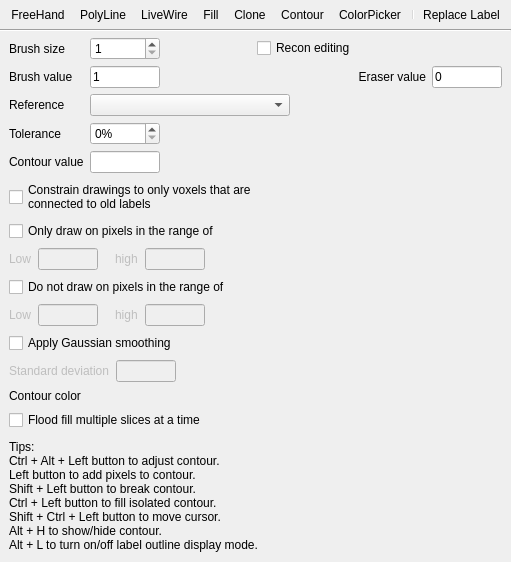
<?xml version="1.0" encoding="UTF-8"?>
<ui version="4.0">
 <class>ToolWindowEdit</class>
 <widget class="QWidget" name="ToolWindowEdit">
  <property name="geometry">
   <rect>
    <x>0</x>
    <y>0</y>
    <width>326</width>
    <height>629</height>
   </rect>
  </property>
  <property name="sizePolicy">
   <sizepolicy hsizetype="Preferred" vsizetype="Preferred">
    <horstretch>0</horstretch>
    <verstretch>0</verstretch>
   </sizepolicy>
  </property>
  <property name="windowTitle">
   <string>Voxel Edit</string>
  </property>
  <layout class="QVBoxLayout" name="verticalLayoutMain">
   <property name="spacing">
    <number>0</number>
   </property>
   <property name="sizeConstraint">
    <enum>QLayout::SetFixedSize</enum>
   </property>
   <property name="margin">
    <number>0</number>
   </property>
   <item>
    <widget class="QToolBar" name="toolBar">
     <property name="iconSize">
      <size>
       <width>24</width>
       <height>24</height>
      </size>
     </property>
     <addaction name="actionFreeHand"/>
     <addaction name="actionPolyLine"/>
     <addaction name="actionLiveWire"/>
     <addaction name="actionFill"/>
     <addaction name="actionClone"/>
     <addaction name="actionContour"/>
     <addaction name="actionColorPicker"/>
     <addaction name="separator"/>
     <addaction name="actionReplaceLabel"/>
    </widget>
   </item>
   <item>
    <widget class="Line" name="line">
     <property name="orientation">
      <enum>Qt::Horizontal</enum>
     </property>
    </widget>
   </item>
   <item>
    <layout class="QVBoxLayout" name="verticalLayout">
     <property name="spacing">
      <number>7</number>
     </property>
     <property name="sizeConstraint">
      <enum>QLayout::SetFixedSize</enum>
     </property>
     <property name="leftMargin">
      <number>9</number>
     </property>
     <property name="topMargin">
      <number>5</number>
     </property>
     <property name="rightMargin">
      <number>9</number>
     </property>
     <property name="bottomMargin">
      <number>5</number>
     </property>
     <item>
      <layout class="QGridLayout" name="gridLayout">
       <property name="spacing">
        <number>6</number>
       </property>
       <item row="0" column="0">
        <widget class="QLabel" name="labelBrushSize">
         <property name="text">
          <string>Brush size</string>
         </property>
        </widget>
       </item>
       <item row="0" column="1">
        <widget class="QSpinBox" name="spinBoxBrushSize">
         <property name="minimum">
          <number>1</number>
         </property>
         <property name="maximum">
          <number>512</number>
         </property>
        </widget>
       </item>
       <item row="2" column="0">
        <widget class="QLabel" name="labelReference">
         <property name="text">
          <string>Reference</string>
         </property>
        </widget>
       </item>
       <item row="2" column="1" colspan="5">
        <widget class="QComboBox" name="comboBoxReference">
         <property name="sizePolicy">
          <sizepolicy hsizetype="Preferred" vsizetype="Fixed">
           <horstretch>1</horstretch>
           <verstretch>0</verstretch>
          </sizepolicy>
         </property>
         <property name="maximumSize">
          <size>
           <width>200</width>
           <height>16777215</height>
          </size>
         </property>
        </widget>
       </item>
       <item row="3" column="0">
        <widget class="QLabel" name="labelTolerance">
         <property name="text">
          <string>Tolerance</string>
         </property>
        </widget>
       </item>
       <item row="4" column="1">
        <widget class="QLineEdit" name="lineEditContourValue">
         <property name="minimumSize">
          <size>
           <width>65</width>
           <height>0</height>
          </size>
         </property>
         <property name="maximumSize">
          <size>
           <width>70</width>
           <height>16777215</height>
          </size>
         </property>
         <property name="baseSize">
          <size>
           <width>0</width>
           <height>0</height>
          </size>
         </property>
        </widget>
       </item>
       <item row="4" column="0">
        <widget class="QLabel" name="labelContourValue">
         <property name="text">
          <string>Contour value</string>
         </property>
        </widget>
       </item>
       <item row="3" column="1">
        <widget class="QSpinBox" name="spinBoxTolerance">
         <property name="suffix">
          <string>%</string>
         </property>
        </widget>
       </item>
       <item row="3" column="2" colspan="4">
        <spacer name="horizontalSpacer_2">
         <property name="orientation">
          <enum>Qt::Horizontal</enum>
         </property>
         <property name="sizeHint" stdset="0">
          <size>
           <width>0</width>
           <height>0</height>
          </size>
         </property>
        </spacer>
       </item>
       <item row="4" column="2" colspan="4">
        <spacer name="horizontalSpacer_3">
         <property name="orientation">
          <enum>Qt::Horizontal</enum>
         </property>
         <property name="sizeHint" stdset="0">
          <size>
           <width>0</width>
           <height>0</height>
          </size>
         </property>
        </spacer>
       </item>
       <item row="0" column="3" colspan="3">
        <widget class="QCheckBox" name="checkBoxReconEditing">
         <property name="text">
          <string>Recon editing</string>
         </property>
        </widget>
       </item>
       <item row="1" column="0">
        <widget class="QLabel" name="labelBrushValue">
         <property name="text">
          <string>Brush value</string>
         </property>
        </widget>
       </item>
       <item row="1" column="2" colspan="3">
        <widget class="QLabel" name="labelEraseValue">
         <property name="text">
          <string>Eraser value</string>
         </property>
         <property name="alignment">
          <set>Qt::AlignRight|Qt::AlignTrailing|Qt::AlignVCenter</set>
         </property>
        </widget>
       </item>
       <item row="1" column="1">
        <widget class="QLineEdit" name="lineEditBrushValue">
         <property name="minimumSize">
          <size>
           <width>0</width>
           <height>0</height>
          </size>
         </property>
         <property name="maximumSize">
          <size>
           <width>70</width>
           <height>16777215</height>
          </size>
         </property>
         <property name="baseSize">
          <size>
           <width>0</width>
           <height>0</height>
          </size>
         </property>
         <property name="text">
          <string>1</string>
         </property>
        </widget>
       </item>
       <item row="1" column="5">
        <widget class="QLineEdit" name="lineEditEraseValue">
         <property name="minimumSize">
          <size>
           <width>65</width>
           <height>0</height>
          </size>
         </property>
         <property name="maximumSize">
          <size>
           <width>70</width>
           <height>16777215</height>
          </size>
         </property>
         <property name="baseSize">
          <size>
           <width>0</width>
           <height>0</height>
          </size>
         </property>
         <property name="text">
          <string>0</string>
         </property>
        </widget>
       </item>
       <item row="0" column="2">
        <spacer name="horizontalSpacer">
         <property name="orientation">
          <enum>Qt::Horizontal</enum>
         </property>
         <property name="sizeHint" stdset="0">
          <size>
           <width>1</width>
           <height>1</height>
          </size>
         </property>
        </spacer>
       </item>
      </layout>
     </item>
     <item>
      <widget class="QCheckBox" name="checkBoxConstrain">
       <property name="text">
        <string>Constrain drawings to only voxels that are 
connected to old labels</string>
       </property>
      </widget>
     </item>
     <item>
      <widget class="QCheckBox" name="checkBoxDrawRange">
       <property name="text">
        <string>Only draw on pixels in the range of</string>
       </property>
      </widget>
     </item>
     <item>
      <layout class="QHBoxLayout" name="horizontalLayout">
       <item>
        <widget class="QLabel" name="labelDrawRangeLow">
         <property name="enabled">
          <bool>false</bool>
         </property>
         <property name="text">
          <string>Low</string>
         </property>
        </widget>
       </item>
       <item>
        <widget class="QLineEdit" name="lineEditDrawRangeLow">
         <property name="enabled">
          <bool>false</bool>
         </property>
         <property name="maximumSize">
          <size>
           <width>60</width>
           <height>16777215</height>
          </size>
         </property>
        </widget>
       </item>
       <item>
        <spacer name="horizontalSpacer_8">
         <property name="orientation">
          <enum>Qt::Horizontal</enum>
         </property>
         <property name="sizeType">
          <enum>QSizePolicy::Fixed</enum>
         </property>
         <property name="sizeHint" stdset="0">
          <size>
           <width>10</width>
           <height>0</height>
          </size>
         </property>
        </spacer>
       </item>
       <item>
        <widget class="QLabel" name="labelDrawRangeHigh">
         <property name="enabled">
          <bool>false</bool>
         </property>
         <property name="text">
          <string>high</string>
         </property>
        </widget>
       </item>
       <item>
        <widget class="QLineEdit" name="lineEditDrawRangeHigh">
         <property name="enabled">
          <bool>false</bool>
         </property>
         <property name="maximumSize">
          <size>
           <width>60</width>
           <height>16777215</height>
          </size>
         </property>
        </widget>
       </item>
       <item>
        <spacer name="horizontalSpacer_5">
         <property name="orientation">
          <enum>Qt::Horizontal</enum>
         </property>
         <property name="sizeHint" stdset="0">
          <size>
           <width>0</width>
           <height>0</height>
          </size>
         </property>
        </spacer>
       </item>
      </layout>
     </item>
     <item>
      <widget class="QCheckBox" name="checkBoxExcludeRange">
       <property name="text">
        <string>Do not draw on pixels in the range of</string>
       </property>
      </widget>
     </item>
     <item>
      <layout class="QHBoxLayout" name="horizontalLayout_2">
       <item>
        <widget class="QLabel" name="labelExcludeRangeLow">
         <property name="enabled">
          <bool>false</bool>
         </property>
         <property name="text">
          <string>Low</string>
         </property>
        </widget>
       </item>
       <item>
        <widget class="QLineEdit" name="lineEditExcludeRangeLow">
         <property name="enabled">
          <bool>false</bool>
         </property>
         <property name="maximumSize">
          <size>
           <width>60</width>
           <height>16777215</height>
          </size>
         </property>
        </widget>
       </item>
       <item>
        <spacer name="horizontalSpacer_9">
         <property name="orientation">
          <enum>Qt::Horizontal</enum>
         </property>
         <property name="sizeType">
          <enum>QSizePolicy::Fixed</enum>
         </property>
         <property name="sizeHint" stdset="0">
          <size>
           <width>10</width>
           <height>0</height>
          </size>
         </property>
        </spacer>
       </item>
       <item>
        <widget class="QLabel" name="labelExcludeRangeHigh">
         <property name="enabled">
          <bool>false</bool>
         </property>
         <property name="text">
          <string>high</string>
         </property>
        </widget>
       </item>
       <item>
        <widget class="QLineEdit" name="lineEditExcludeRangeHigh">
         <property name="enabled">
          <bool>false</bool>
         </property>
         <property name="maximumSize">
          <size>
           <width>60</width>
           <height>16777215</height>
          </size>
         </property>
        </widget>
       </item>
       <item>
        <spacer name="horizontalSpacer_6">
         <property name="orientation">
          <enum>Qt::Horizontal</enum>
         </property>
         <property name="sizeHint" stdset="0">
          <size>
           <width>0</width>
           <height>0</height>
          </size>
         </property>
        </spacer>
       </item>
      </layout>
     </item>
     <item>
      <widget class="QCheckBox" name="checkBoxSmooth">
       <property name="text">
        <string>Apply Gaussian smoothing</string>
       </property>
      </widget>
     </item>
     <item>
      <layout class="QHBoxLayout" name="horizontalLayout_3">
       <item>
        <widget class="QLabel" name="labelSD">
         <property name="enabled">
          <bool>false</bool>
         </property>
         <property name="text">
          <string>Standard deviation</string>
         </property>
        </widget>
       </item>
       <item>
        <widget class="QLineEdit" name="lineEditSD">
         <property name="enabled">
          <bool>false</bool>
         </property>
         <property name="maximumSize">
          <size>
           <width>60</width>
           <height>16777215</height>
          </size>
         </property>
        </widget>
       </item>
       <item>
        <spacer name="horizontalSpacer_7">
         <property name="orientation">
          <enum>Qt::Horizontal</enum>
         </property>
         <property name="sizeHint" stdset="0">
          <size>
           <width>0</width>
           <height>0</height>
          </size>
         </property>
        </spacer>
       </item>
      </layout>
     </item>
     <item>
      <layout class="QHBoxLayout" name="horizontalLayout_4">
       <item>
        <widget class="QLabel" name="labelContourColor">
         <property name="text">
          <string>Contour color</string>
         </property>
        </widget>
       </item>
       <item>
        <widget class="QtColorPicker" name="colorPickerContour" native="true">
         <property name="minimumSize">
          <size>
           <width>60</width>
           <height>0</height>
          </size>
         </property>
        </widget>
       </item>
       <item>
        <spacer name="horizontalSpacer_4">
         <property name="orientation">
          <enum>Qt::Horizontal</enum>
         </property>
         <property name="sizeHint" stdset="0">
          <size>
           <width>0</width>
           <height>0</height>
          </size>
         </property>
        </spacer>
       </item>
      </layout>
     </item>
     <item>
      <widget class="QCheckBox" name="checkBoxFill3D">
       <property name="text">
        <string>Flood fill multiple slices at a time</string>
       </property>
      </widget>
     </item>
     <item>
      <spacer name="verticalSpacer_2">
       <property name="orientation">
        <enum>Qt::Vertical</enum>
       </property>
       <property name="sizeType">
        <enum>QSizePolicy::Fixed</enum>
       </property>
       <property name="sizeHint" stdset="0">
        <size>
         <width>5</width>
         <height>3</height>
        </size>
       </property>
      </spacer>
     </item>
     <item>
      <widget class="QLabel" name="labelTips">
       <property name="text">
        <string>Tips:
Ctrl + Alt + Left button to adjust contour.
Left button to add pixels to contour.
Shift + Left button to break contour.
Ctrl + Left button to fill isolated contour.
Shift + Ctrl + Left button to move cursor.
Alt + H to show/hide contour.
Alt + L to turn on/off label outline display mode.</string>
       </property>
      </widget>
     </item>
     <item>
      <spacer name="verticalSpacer">
       <property name="orientation">
        <enum>Qt::Vertical</enum>
       </property>
       <property name="sizeHint" stdset="0">
        <size>
         <width>0</width>
         <height>5</height>
        </size>
       </property>
      </spacer>
     </item>
    </layout>
   </item>
  </layout>
  <action name="actionFreeHand">
   <property name="checkable">
    <bool>true</bool>
   </property>
   <property name="icon">
    <iconset resource="freeview.qrc">
     <normaloff>:/resource/icons/voxel_draw_freehand.png</normaloff>:/resource/icons/voxel_draw_freehand.png</iconset>
   </property>
   <property name="text">
    <string>FreeHand</string>
   </property>
   <property name="toolTip">
    <string>Freehand</string>
   </property>
  </action>
  <action name="actionPolyLine">
   <property name="checkable">
    <bool>true</bool>
   </property>
   <property name="icon">
    <iconset resource="freeview.qrc">
     <normaloff>:/resource/icons/voxel_draw_polyline.png</normaloff>:/resource/icons/voxel_draw_polyline.png</iconset>
   </property>
   <property name="text">
    <string>PolyLine</string>
   </property>
   <property name="toolTip">
    <string>Polyline</string>
   </property>
  </action>
  <action name="actionLiveWire">
   <property name="checkable">
    <bool>true</bool>
   </property>
   <property name="icon">
    <iconset resource="freeview.qrc">
     <normaloff>:/resource/icons/voxel_draw_livewire.png</normaloff>:/resource/icons/voxel_draw_livewire.png</iconset>
   </property>
   <property name="text">
    <string>LiveWire</string>
   </property>
   <property name="toolTip">
    <string>Live wire</string>
   </property>
  </action>
  <action name="actionFill">
   <property name="checkable">
    <bool>true</bool>
   </property>
   <property name="icon">
    <iconset resource="freeview.qrc">
     <normaloff>:/resource/icons/voxel_draw_fill.png</normaloff>:/resource/icons/voxel_draw_fill.png</iconset>
   </property>
   <property name="text">
    <string>Fill</string>
   </property>
   <property name="toolTip">
    <string>Flood Fill</string>
   </property>
  </action>
  <action name="actionContour">
   <property name="checkable">
    <bool>true</bool>
   </property>
   <property name="icon">
    <iconset resource="freeview.qrc">
     <normaloff>:/resource/icons/voxel_draw_contour.png</normaloff>:/resource/icons/voxel_draw_contour.png</iconset>
   </property>
   <property name="text">
    <string>Contour</string>
   </property>
   <property name="toolTip">
    <string>Contour</string>
   </property>
  </action>
  <action name="actionColorPicker">
   <property name="checkable">
    <bool>true</bool>
   </property>
   <property name="icon">
    <iconset resource="freeview.qrc">
     <normaloff>:/resource/icons/voxel_draw_colorpicker.png</normaloff>:/resource/icons/voxel_draw_colorpicker.png</iconset>
   </property>
   <property name="text">
    <string>ColorPicker</string>
   </property>
   <property name="toolTip">
    <string>Color picker</string>
   </property>
  </action>
  <action name="actionReplaceLabel">
   <property name="icon">
    <iconset resource="freeview.qrc">
     <normaloff>:/resource/icons/voxel_draw_replace_color.png</normaloff>:/resource/icons/voxel_draw_replace_color.png</iconset>
   </property>
   <property name="text">
    <string>Replace Label</string>
   </property>
   <property name="toolTip">
    <string>Replace Label</string>
   </property>
  </action>
  <action name="actionClone">
   <property name="checkable">
    <bool>true</bool>
   </property>
   <property name="icon">
    <iconset resource="freeview.qrc">
     <normaloff>:/resource/icons/voxel_draw_clone.png</normaloff>:/resource/icons/voxel_draw_clone.png</iconset>
   </property>
   <property name="text">
    <string>Clone</string>
   </property>
   <property name="toolTip">
    <string>Clone Voxel</string>
   </property>
  </action>
 </widget>
 <customwidgets>
  <customwidget>
   <class>QtColorPicker</class>
   <extends>QWidget</extends>
   <header>qtcolorpicker.h</header>
   <container>1</container>
   <slots>
    <signal>colorChanged(QColor)</signal>
    <signal>currentColorChanged(QColor)</signal>
   </slots>
  </customwidget>
 </customwidgets>
 <resources>
  <include location="freeview.qrc"/>
 </resources>
 <connections>
  <connection>
   <sender>checkBoxDrawRange</sender>
   <signal>toggled(bool)</signal>
   <receiver>labelDrawRangeLow</receiver>
   <slot>setEnabled(bool)</slot>
   <hints>
    <hint type="sourcelabel">
     <x>108</x>
     <y>252</y>
    </hint>
    <hint type="destinationlabel">
     <x>27</x>
     <y>284</y>
    </hint>
   </hints>
  </connection>
  <connection>
   <sender>checkBoxDrawRange</sender>
   <signal>toggled(bool)</signal>
   <receiver>lineEditDrawRangeHigh</receiver>
   <slot>setEnabled(bool)</slot>
   <hints>
    <hint type="sourcelabel">
     <x>288</x>
     <y>252</y>
    </hint>
    <hint type="destinationlabel">
     <x>202</x>
     <y>284</y>
    </hint>
   </hints>
  </connection>
  <connection>
   <sender>checkBoxDrawRange</sender>
   <signal>toggled(bool)</signal>
   <receiver>lineEditDrawRangeLow</receiver>
   <slot>setEnabled(bool)</slot>
   <hints>
    <hint type="sourcelabel">
     <x>164</x>
     <y>252</y>
    </hint>
    <hint type="destinationlabel">
     <x>93</x>
     <y>284</y>
    </hint>
   </hints>
  </connection>
  <connection>
   <sender>checkBoxDrawRange</sender>
   <signal>toggled(bool)</signal>
   <receiver>labelDrawRangeHigh</receiver>
   <slot>setEnabled(bool)</slot>
   <hints>
    <hint type="sourcelabel">
     <x>222</x>
     <y>252</y>
    </hint>
    <hint type="destinationlabel">
     <x>136</x>
     <y>284</y>
    </hint>
   </hints>
  </connection>
  <connection>
   <sender>checkBoxExcludeRange</sender>
   <signal>toggled(bool)</signal>
   <receiver>lineEditExcludeRangeLow</receiver>
   <slot>setEnabled(bool)</slot>
   <hints>
    <hint type="sourcelabel">
     <x>141</x>
     <y>310</y>
    </hint>
    <hint type="destinationlabel">
     <x>93</x>
     <y>342</y>
    </hint>
   </hints>
  </connection>
  <connection>
   <sender>checkBoxExcludeRange</sender>
   <signal>toggled(bool)</signal>
   <receiver>labelExcludeRangeLow</receiver>
   <slot>setEnabled(bool)</slot>
   <hints>
    <hint type="sourcelabel">
     <x>58</x>
     <y>310</y>
    </hint>
    <hint type="destinationlabel">
     <x>27</x>
     <y>342</y>
    </hint>
   </hints>
  </connection>
  <connection>
   <sender>checkBoxExcludeRange</sender>
   <signal>toggled(bool)</signal>
   <receiver>labelExcludeRangeHigh</receiver>
   <slot>setEnabled(bool)</slot>
   <hints>
    <hint type="sourcelabel">
     <x>184</x>
     <y>310</y>
    </hint>
    <hint type="destinationlabel">
     <x>136</x>
     <y>342</y>
    </hint>
   </hints>
  </connection>
  <connection>
   <sender>checkBoxSmooth</sender>
   <signal>toggled(bool)</signal>
   <receiver>labelSD</receiver>
   <slot>setEnabled(bool)</slot>
   <hints>
    <hint type="sourcelabel">
     <x>149</x>
     <y>368</y>
    </hint>
    <hint type="destinationlabel">
     <x>96</x>
     <y>400</y>
    </hint>
   </hints>
  </connection>
  <connection>
   <sender>checkBoxExcludeRange</sender>
   <signal>toggled(bool)</signal>
   <receiver>lineEditExcludeRangeHigh</receiver>
   <slot>setEnabled(bool)</slot>
   <hints>
    <hint type="sourcelabel">
     <x>275</x>
     <y>310</y>
    </hint>
    <hint type="destinationlabel">
     <x>202</x>
     <y>342</y>
    </hint>
   </hints>
  </connection>
  <connection>
   <sender>checkBoxSmooth</sender>
   <signal>toggled(bool)</signal>
   <receiver>lineEditSD</receiver>
   <slot>setEnabled(bool)</slot>
   <hints>
    <hint type="sourcelabel">
     <x>232</x>
     <y>368</y>
    </hint>
    <hint type="destinationlabel">
     <x>162</x>
     <y>400</y>
    </hint>
   </hints>
  </connection>
  <connection>
   <sender>comboBoxReference</sender>
   <signal>currentIndexChanged(int)</signal>
   <receiver>ToolWindowEdit</receiver>
   <slot>OnComboReference(int)</slot>
   <hints>
    <hint type="sourcelabel">
     <x>278</x>
     <y>130</y>
    </hint>
    <hint type="destinationlabel">
     <x>431</x>
     <y>129</y>
    </hint>
   </hints>
  </connection>
  <connection>
   <sender>lineEditContourValue</sender>
   <signal>textEdited(QString)</signal>
   <receiver>ToolWindowEdit</receiver>
   <slot>OnLineEditContourValue(QString)</slot>
   <hints>
    <hint type="sourcelabel">
     <x>143</x>
     <y>190</y>
    </hint>
    <hint type="destinationlabel">
     <x>442</x>
     <y>161</y>
    </hint>
   </hints>
  </connection>
  <connection>
   <sender>lineEditDrawRangeLow</sender>
   <signal>textEdited(QString)</signal>
   <receiver>ToolWindowEdit</receiver>
   <slot>OnDrawRangeChanged(QString)</slot>
   <hints>
    <hint type="sourcelabel">
     <x>93</x>
     <y>284</y>
    </hint>
    <hint type="destinationlabel">
     <x>427</x>
     <y>336</y>
    </hint>
   </hints>
  </connection>
  <connection>
   <sender>lineEditDrawRangeHigh</sender>
   <signal>textEdited(QString)</signal>
   <receiver>ToolWindowEdit</receiver>
   <slot>OnDrawRangeChanged(QString)</slot>
   <hints>
    <hint type="sourcelabel">
     <x>202</x>
     <y>284</y>
    </hint>
    <hint type="destinationlabel">
     <x>324</x>
     <y>272</y>
    </hint>
   </hints>
  </connection>
  <connection>
   <sender>lineEditExcludeRangeLow</sender>
   <signal>textEdited(QString)</signal>
   <receiver>ToolWindowEdit</receiver>
   <slot>OnExcludeRangeChanged(QString)</slot>
   <hints>
    <hint type="sourcelabel">
     <x>93</x>
     <y>342</y>
    </hint>
    <hint type="destinationlabel">
     <x>365</x>
     <y>353</y>
    </hint>
   </hints>
  </connection>
  <connection>
   <sender>lineEditExcludeRangeHigh</sender>
   <signal>textEdited(QString)</signal>
   <receiver>ToolWindowEdit</receiver>
   <slot>OnExcludeRangeChanged(QString)</slot>
   <hints>
    <hint type="sourcelabel">
     <x>202</x>
     <y>342</y>
    </hint>
    <hint type="destinationlabel">
     <x>344</x>
     <y>384</y>
    </hint>
   </hints>
  </connection>
  <connection>
   <sender>lineEditSD</sender>
   <signal>textEdited(QString)</signal>
   <receiver>ToolWindowEdit</receiver>
   <slot>OnLineEditSmoothSD(QString)</slot>
   <hints>
    <hint type="sourcelabel">
     <x>162</x>
     <y>400</y>
    </hint>
    <hint type="destinationlabel">
     <x>381</x>
     <y>435</y>
    </hint>
   </hints>
  </connection>
  <connection>
   <sender>actionReplaceLabel</sender>
   <signal>triggered()</signal>
   <receiver>ToolWindowEdit</receiver>
   <slot>OnReplaceLabel()</slot>
   <hints>
    <hint type="sourcelabel">
     <x>-1</x>
     <y>-1</y>
    </hint>
    <hint type="destinationlabel">
     <x>161</x>
     <y>294</y>
    </hint>
   </hints>
  </connection>
  <connection>
   <sender>checkBoxReconEditing</sender>
   <signal>toggled(bool)</signal>
   <receiver>ToolWindowEdit</receiver>
   <slot>OnCheckReconEditing(bool)</slot>
   <hints>
    <hint type="sourcelabel">
     <x>290</x>
     <y>56</y>
    </hint>
    <hint type="destinationlabel">
     <x>351</x>
     <y>59</y>
    </hint>
   </hints>
  </connection>
  <connection>
   <sender>checkBoxReconEditing</sender>
   <signal>toggled(bool)</signal>
   <receiver>labelEraseValue</receiver>
   <slot>setDisabled(bool)</slot>
   <hints>
    <hint type="sourcelabel">
     <x>241</x>
     <y>55</y>
    </hint>
    <hint type="destinationlabel">
     <x>217</x>
     <y>89</y>
    </hint>
   </hints>
  </connection>
  <connection>
   <sender>checkBoxReconEditing</sender>
   <signal>toggled(bool)</signal>
   <receiver>lineEditEraseValue</receiver>
   <slot>setDisabled(bool)</slot>
   <hints>
    <hint type="sourcelabel">
     <x>248</x>
     <y>56</y>
    </hint>
    <hint type="destinationlabel">
     <x>269</x>
     <y>87</y>
    </hint>
   </hints>
  </connection>
  <connection>
   <sender>checkBoxReconEditing</sender>
   <signal>toggled(bool)</signal>
   <receiver>lineEditBrushValue</receiver>
   <slot>setDisabled(bool)</slot>
   <hints>
    <hint type="sourcelabel">
     <x>234</x>
     <y>56</y>
    </hint>
    <hint type="destinationlabel">
     <x>143</x>
     <y>100</y>
    </hint>
   </hints>
  </connection>
  <connection>
   <sender>checkBoxReconEditing</sender>
   <signal>toggled(bool)</signal>
   <receiver>labelBrushValue</receiver>
   <slot>setDisabled(bool)</slot>
   <hints>
    <hint type="sourcelabel">
     <x>275</x>
     <y>56</y>
    </hint>
    <hint type="destinationlabel">
     <x>36</x>
     <y>88</y>
    </hint>
   </hints>
  </connection>
  <connection>
   <sender>lineEditBrushValue</sender>
   <signal>textChanged(QString)</signal>
   <receiver>ToolWindowEdit</receiver>
   <slot>OnLineEditFillValue(QString)</slot>
   <hints>
    <hint type="sourcelabel">
     <x>142</x>
     <y>97</y>
    </hint>
    <hint type="destinationlabel">
     <x>497</x>
     <y>149</y>
    </hint>
   </hints>
  </connection>
  <connection>
   <sender>lineEditEraseValue</sender>
   <signal>textChanged(QString)</signal>
   <receiver>ToolWindowEdit</receiver>
   <slot>OnLineEditEraseValue(QString)</slot>
   <hints>
    <hint type="sourcelabel">
     <x>285</x>
     <y>91</y>
    </hint>
    <hint type="destinationlabel">
     <x>472</x>
     <y>177</y>
    </hint>
   </hints>
  </connection>
  <connection>
   <sender>checkBoxReconEditing</sender>
   <signal>toggled(bool)</signal>
   <receiver>checkBoxExcludeRange</receiver>
   <slot>setDisabled(bool)</slot>
   <hints>
    <hint type="sourcelabel">
     <x>302</x>
     <y>58</y>
    </hint>
    <hint type="destinationlabel">
     <x>159</x>
     <y>298</y>
    </hint>
   </hints>
  </connection>
  <connection>
   <sender>checkBoxReconEditing</sender>
   <signal>toggled(bool)</signal>
   <receiver>labelExcludeRangeLow</receiver>
   <slot>setDisabled(bool)</slot>
   <hints>
    <hint type="sourcelabel">
     <x>266</x>
     <y>65</y>
    </hint>
    <hint type="destinationlabel">
     <x>18</x>
     <y>328</y>
    </hint>
   </hints>
  </connection>
  <connection>
   <sender>checkBoxReconEditing</sender>
   <signal>toggled(bool)</signal>
   <receiver>lineEditExcludeRangeLow</receiver>
   <slot>setDisabled(bool)</slot>
   <hints>
    <hint type="sourcelabel">
     <x>265</x>
     <y>60</y>
    </hint>
    <hint type="destinationlabel">
     <x>64</x>
     <y>328</y>
    </hint>
   </hints>
  </connection>
  <connection>
   <sender>checkBoxReconEditing</sender>
   <signal>toggled(bool)</signal>
   <receiver>labelExcludeRangeHigh</receiver>
   <slot>setDisabled(bool)</slot>
   <hints>
    <hint type="sourcelabel">
     <x>265</x>
     <y>63</y>
    </hint>
    <hint type="destinationlabel">
     <x>129</x>
     <y>325</y>
    </hint>
   </hints>
  </connection>
  <connection>
   <sender>checkBoxReconEditing</sender>
   <signal>toggled(bool)</signal>
   <receiver>lineEditExcludeRangeHigh</receiver>
   <slot>setDisabled(bool)</slot>
   <hints>
    <hint type="sourcelabel">
     <x>262</x>
     <y>62</y>
    </hint>
    <hint type="destinationlabel">
     <x>181</x>
     <y>326</y>
    </hint>
   </hints>
  </connection>
 </connections>
 <slots>
  <slot>OnSpinBrushSize(int)</slot>
  <slot>OnComboReference(int)</slot>
  <slot>OnLineEditContourValue(QString)</slot>
  <slot>OnDrawRangeChanged(QString)</slot>
  <slot>OnExcludeRangeChanged(QString)</slot>
  <slot>OnLineEditSmoothSD(QString)</slot>
  <slot>OnReplaceLabel()</slot>
  <slot>OnCheckReconEditing(bool)</slot>
  <slot>OnLineEditFillValue(QString)</slot>
  <slot>OnLineEditEraseValue(QString)</slot>
 </slots>
</ui>
